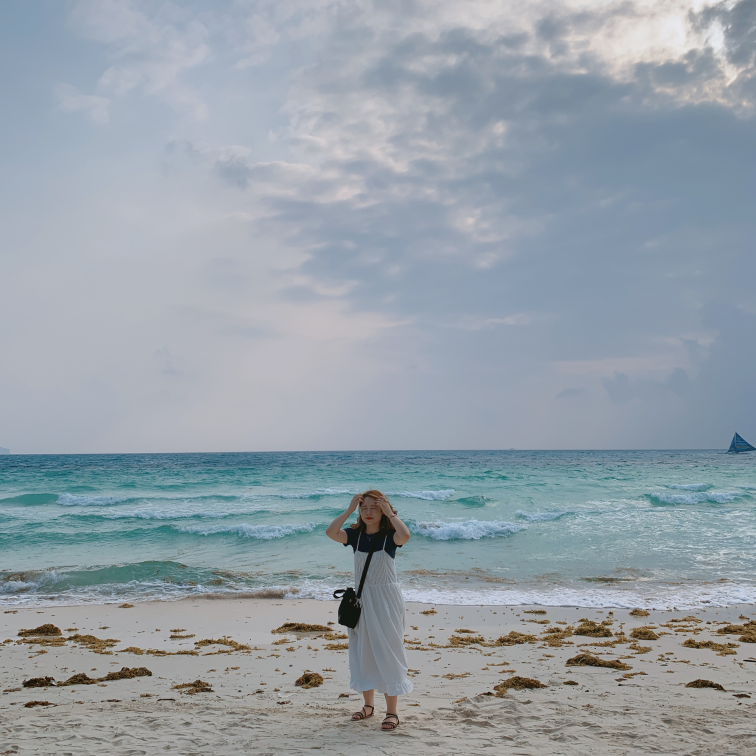
//> input picture [OpenCV] 10.주파수 영역 처리/MyPhoto.jpg, 3024 x 3024 px (shown at 1/4 size)
$ ./34_20181046정연희   (built with g++ and OpenCV 4)
//> lines starting //> are read from the running program, lines starting //| are printed output that depends on the picture
#include <opencv2/opencv.hpp>
#include <iostream>

using namespace cv;
using namespace std;


int main(int argc, char** argv)
{
    // 원본 & 히스토그램 출력
	Mat src = imread("MyPhoto.jpg", IMREAD_COLOR);  // 영상 로드
//> src is the input picture: 3024 rows x 3024 cols, CV_8UC3; mean B, G, R 168, 159.7, 149.6
    if (src.empty())	return -1;

	resize(src, src, Size(480, 480));
//> src: 480 rows x 480 cols, CV_8UC3

    vector<Mat> bgr_planes;	// 영상(Mat)들의 벡터 bgr_planes[0], [1], [2]
    split(src, bgr_planes);	// 입력 영상을 색상별로 분리한다.
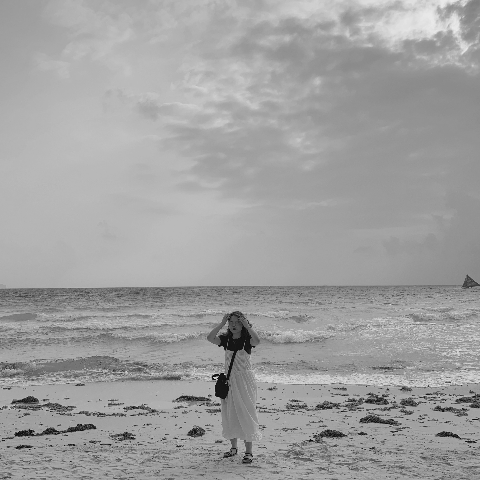
//> bgr_planes[1]: 480 rows x 480 cols, CV_8UC1; min 9, max 233, mean 159.6
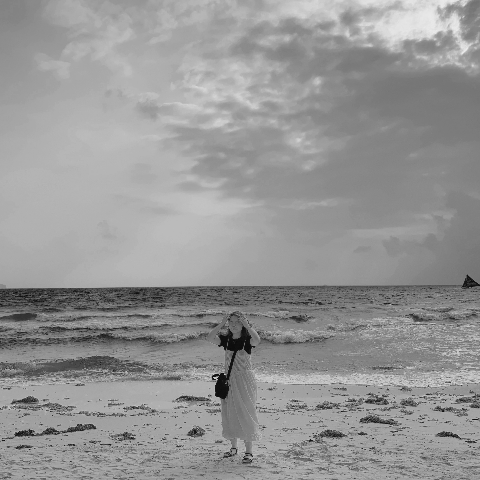
//> bgr_planes[2]: 480 rows x 480 cols, CV_8UC1; min 9, max 234, mean 149.6

    int histSize = 256;	// 히스토그램 막대 그래프의 개수
    float range[] = { 0, 256 }; 	// 화소값 범위
    const float* histRange = { range };
    bool uniform = true, accumulate = false;

	// 영상에서 각 화소 값의 출현 개수를 구한다.
	Mat b_hist, g_hist, r_hist;
	calcHist(&bgr_planes[0], 1, 0, Mat(), b_hist, 1, &histSize, &histRange, uniform, accumulate);
//> b_hist = 256 values, max 7988 at index 190, min 0 at index 241, mean 900
	calcHist(&bgr_planes[1], 1, 0, Mat(), g_hist, 1, &histSize, &histRange, uniform, accumulate);
//> g_hist = 256 values, max 6678 at index 181, min 0 at index 0, mean 900
	calcHist(&bgr_planes[2], 1, 0, Mat(), r_hist, 1, &histSize, &histRange, uniform, accumulate);
//> r_hist = 256 values, max 5123 at index 178, min 0 at index 0, mean 900

	// 막대 그래프가 그려지는 영상을 생성한다.
	int hist_w = 512, hist_h = 400;
	int bin_w = cvRound((double)hist_w / histSize); // 상자의 폭 512/256=2
	Mat histImage(hist_h, hist_w, CV_8UC3, Scalar(0, 0, 0)); // black

	// 값들이 영상을 벗어나지 않도록 정규화한다.
	normalize(b_hist, b_hist, 0, histImage.rows, NORM_MINMAX, -1, Mat());
//> b_hist = 256 values, max 400 at index 190, min 0 at index 241, mean 45.07
	normalize(g_hist, g_hist, 0, histImage.rows, NORM_MINMAX, -1, Mat());
//> g_hist = 256 values, max 400 at index 181, min 0 at index 0, mean 53.91
	normalize(r_hist, r_hist, 0, histImage.rows, NORM_MINMAX, -1, Mat());
//> r_hist = 256 values, max 400 at index 178, min 0 at index 0, mean 70.27

	// 히스토그램의 값을 막대로 그린다.
	for (int i = 0; i < 255; i++) {
		line(histImage, Point(bin_w * (i), hist_h),
			Point(bin_w * (i), hist_h - b_hist.at<float>(i)),
			Scalar(255, 0, 0));  // blue
		line(histImage, Point(bin_w * (i), hist_h),
			Point(bin_w * (i), hist_h - g_hist.at<float>(i)),
			Scalar(0, 255, 0));  // green
		line(histImage, Point(bin_w * (i), hist_h),
			Point(bin_w * (i), hist_h - r_hist.at<float>(i)),
			Scalar(0, 0, 255));  // red
	}
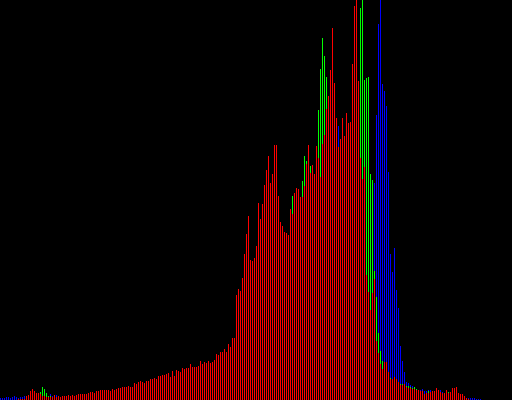
//> histImage: 400 rows x 512 cols, CV_8UC3; mean B, G, R 3.3, 2.1, 22.5

	imshow("(1) 내 칼라 사진", src);
	imshow("(1) 내 칼라 사진 히스토그램", histImage);

	// 원본(흑백) & Histogram Equalization

	Mat src2 = imread("MyPhoto2.jpg", IMREAD_GRAYSCALE);
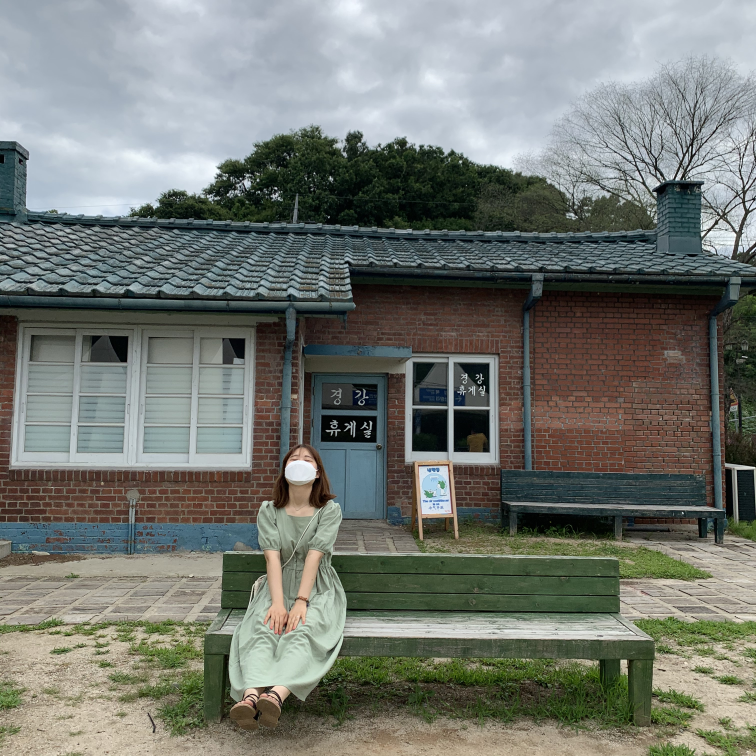
//> input picture [OpenCV] 6.공간필터링/MyPhoto2.jpg, 3024 x 3024 px (shown at 1/4 size)
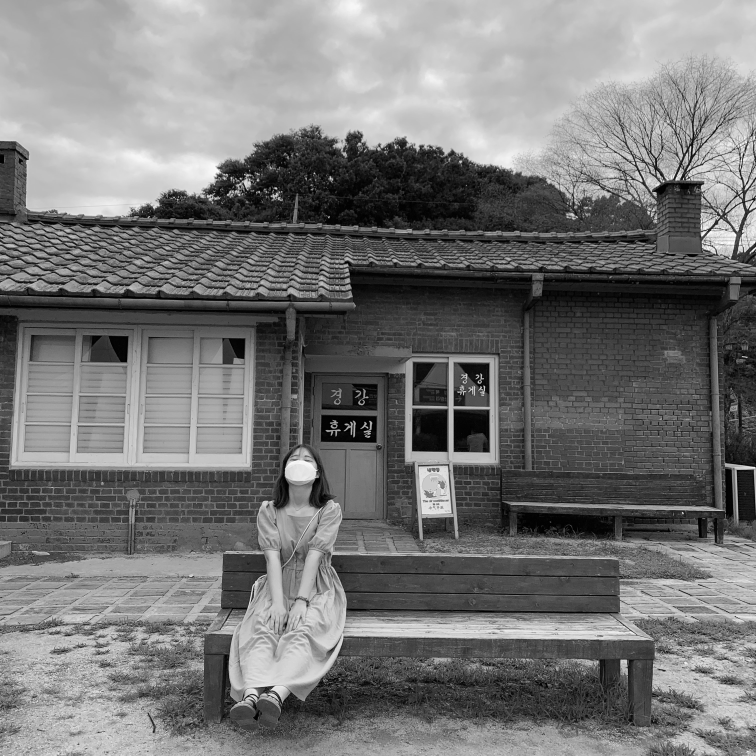
//> src2: 3024 rows x 3024 cols, CV_8UC1 (shown at 1/4 size); min 0, max 255, mean 117.8
	if (src2.empty()) { return -1; }

	Mat dark;
	dark = src2 - 100;

	Mat dst;
	equalizeHist(dark, dst);

	resize(dark, dark, Size(480, 480));
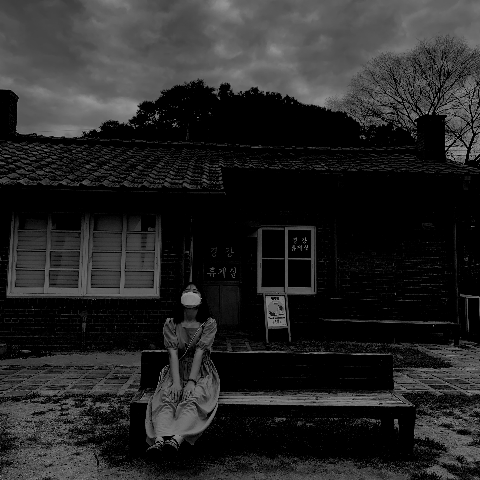
//> dark: 480 rows x 480 cols, CV_8UC1; min 0, max 154, mean 38.1
	resize(dst, dst, Size(480, 480));
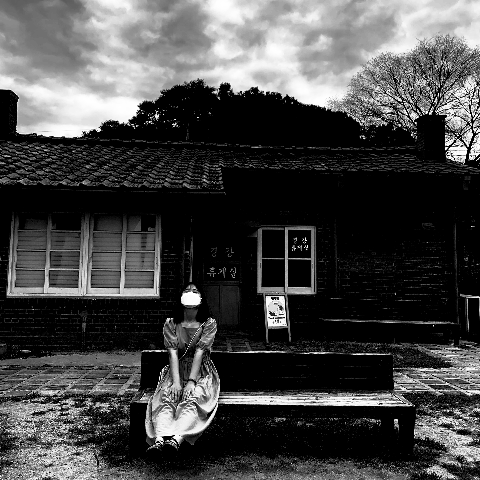
//> dst: 480 rows x 480 cols, CV_8UC1; min 0, max 255, mean 70.4

	imshow("(2) 내 흑백 사진 어둡게", dark);
	imshow("(2) 내 흑백 사진 equalization ", dst);


	Mat src3;

	src3 = imread("MyPhoto3.jpg", IMREAD_GRAYSCALE);
//> MyPhoto3.jpg cannot be read in this run, so this picture is empty

//> (the run ends here: the program stops with an error, at `resize(src3, src3, Size(480, 480));`)
